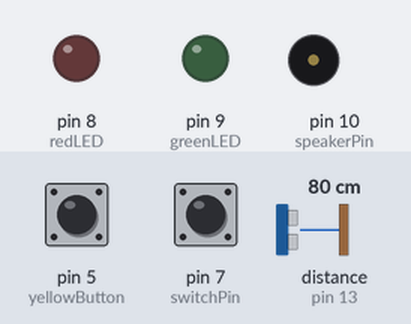
The sketch below on a simulated Arduino Uno, built with avr-gcc and run on an emulated ATmega328P. Parts: output pins drawn as LEDs (lit = HIGH), buzzer (waves = sounding, pin HIGH). Wiring (inferred from the names in the program): ultrasonic range finder: trigger pin 12; echo pin 13. The test bench sets the inputs (shaded band); at power-on: distance to the obstacle (sensor on pin 13) 80 cm, pin 5 (yellowButton) HIGH, pin 7 (switchPin) HIGH. The echo pulse lasts 58.3 µs per cm; pins used as bus, display or sensor lines are not drawn.

Above: at 1.2 s.
1.3 s: distance to the obstacle (sensor on pin 13) set to 14 cm
2.8 s: distance to the obstacle (sensor on pin 13) set to 11 cm
At 3.09 s:
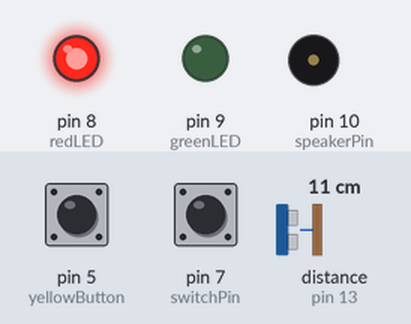
At 4.4 s:
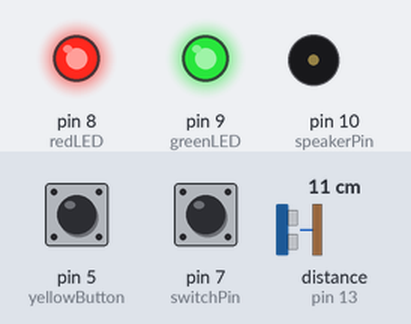
4.7 s: distance to the obstacle (sensor on pin 13) set to 18 cm
At 5.2 s:
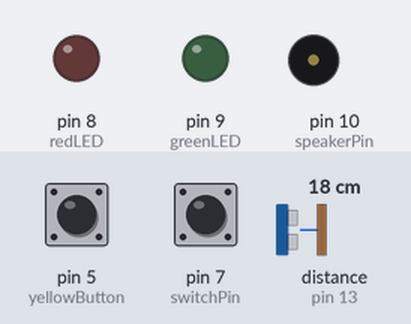
Timing chart, 0 to 7.7 s (numbered marks = the images above; inputs shaded):
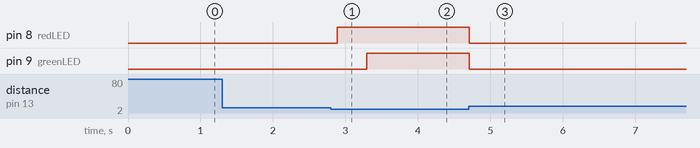

The sketch:

CubeTimer.ino
```cpp
const int echoPin = 13;
const int trigPin = 12;
const int speakerPin =  10;
const int greenLED = 9;
const int redLED = 8;
const int switchPin = 7;
const int yellowButton = 5;

void setup() {
  Serial.begin(9600);
  pinMode(echoPin, INPUT);
  pinMode(trigPin, OUTPUT);
  pinMode(speakerPin, OUTPUT);
  pinMode(greenLED, OUTPUT);
  pinMode(redLED, OUTPUT);
  pinMode(switchPin, INPUT_PULLUP);
  pinMode(yellowButton, INPUT_PULLUP);
}

float distance = 0;
bool reset = true;
bool idle = true;
bool armed = false;
int held_time = 0;
unsigned long start_time = 0;
unsigned long stop_time = 0;
unsigned long elapsed_time = 0;
unsigned long trigger_time = 0;

void loop() {
  distance = getDistance();

  if (digitalRead(yellowButton) == LOW) {
    reset = true;
  }

  if (reset == true){

    if (distance < 5) {

      if (idle == true) {
        trigger_time = millis();
        digitalWrite(redLED, HIGH);
        armed = true;
        idle = false;
      }

      if (idle == false and armed == false) {
        stop_time = millis();
        elapsed_time = stop_time - start_time;
        Serial.println(elapsed_time);

        if (digitalRead(7)== LOW) {
          tone(speakerPin, 247, 100);
        }

        digitalWrite(redLED, HIGH);
        delay(100);
        digitalWrite(redLED, LOW);

        reset = false;
        idle = true;
        held_time = 0;
      }

      held_time += 1;
      if (held_time >= 5) {
        digitalWrite(greenLED, HIGH);
        if (held_time == 5 && digitalRead(7) == LOW) {
            tone(speakerPin, 294, 100);
        }
      }
    }

    else {
      digitalWrite(redLED, LOW);
      digitalWrite(greenLED, LOW);
      if (millis() - trigger_time < 500) {
        held_time = 0;
        idle = true;
        armed = false;
      }
      else if (idle == false and armed == true) {
        start_time = millis();
        armed = false;
      }
    }
  }
  delay(100);
}

float getDistance(){
  float echoTime;
  float calculatedDistance;

  digitalWrite(trigPin, HIGH);
  delayMicroseconds(10);
  digitalWrite(trigPin, LOW);

  echoTime = pulseIn(echoPin, HIGH);

  calculatedDistance = echoTime / 148.0;

  return calculatedDistance;
}
```

Measured:
- the behaviour switches between 13 and 12 cm on distance to the obstacle (sensor on pin 13) (found by bisection; images 0 and 1)
- after the input at 1.3 s, every drawn part: stays the same
- after the input at 2.8 s, pin 8 (redLED): LOW → HIGH after 0.09 s; pin 9 (greenLED): LOW → HIGH after 0.49 s
- after the input at 4.7 s, pin 8 (redLED), pin 9 (greenLED): HIGH → LOW at once
